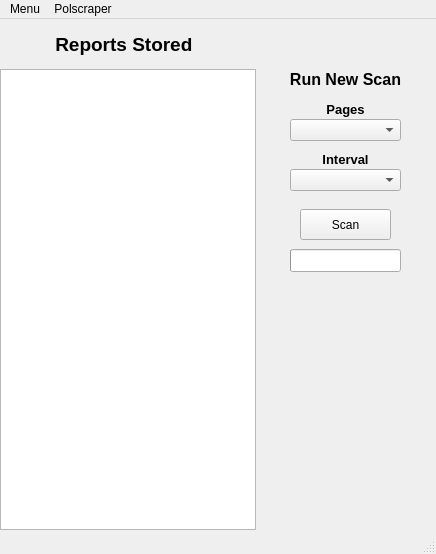
<?xml version="1.0" encoding="UTF-8"?>
<ui version="4.0">
 <class>PolscraperWindow</class>
 <widget class="QMainWindow" name="PolscraperWindow">
  <property name="geometry">
   <rect>
    <x>0</x>
    <y>0</y>
    <width>436</width>
    <height>554</height>
   </rect>
  </property>
  <property name="windowTitle">
   <string>MainWindow</string>
  </property>
  <widget class="QWidget" name="centralwidget">
   <widget class="QLabel" name="scan_results_label">
    <property name="geometry">
     <rect>
      <x>670</x>
      <y>390</y>
      <width>151</width>
      <height>61</height>
     </rect>
    </property>
    <property name="text">
     <string/>
    </property>
   </widget>
   <widget class="QComboBox" name="pagesList">
    <property name="geometry">
     <rect>
      <x>290</x>
      <y>100</y>
      <width>111</width>
      <height>22</height>
     </rect>
    </property>
   </widget>
   <widget class="QProgressBar" name="progressBar">
    <property name="geometry">
     <rect>
      <x>290</x>
      <y>230</y>
      <width>111</width>
      <height>23</height>
     </rect>
    </property>
    <property name="value">
     <number>0</number>
    </property>
    <property name="textVisible">
     <bool>false</bool>
    </property>
   </widget>
   <widget class="QPushButton" name="scanButton">
    <property name="geometry">
     <rect>
      <x>300</x>
      <y>190</y>
      <width>91</width>
      <height>31</height>
     </rect>
    </property>
    <property name="text">
     <string>Scan</string>
    </property>
   </widget>
   <widget class="QTableView" name="reportsList">
    <property name="geometry">
     <rect>
      <x>0</x>
      <y>50</y>
      <width>256</width>
      <height>461</height>
     </rect>
    </property>
   </widget>
   <widget class="QLabel" name="title">
    <property name="geometry">
     <rect>
      <x>50</x>
      <y>10</y>
      <width>161</width>
      <height>31</height>
     </rect>
    </property>
    <property name="font">
     <font>
      <pointsize>14</pointsize>
      <weight>75</weight>
      <bold>true</bold>
     </font>
    </property>
    <property name="text">
     <string> Reports Stored</string>
    </property>
   </widget>
   <widget class="QComboBox" name="intervalList">
    <property name="geometry">
     <rect>
      <x>290</x>
      <y>150</y>
      <width>111</width>
      <height>22</height>
     </rect>
    </property>
   </widget>
   <widget class="QLabel" name="scanResultsBox">
    <property name="geometry">
     <rect>
      <x>290</x>
      <y>260</y>
      <width>111</width>
      <height>101</height>
     </rect>
    </property>
    <property name="text">
     <string/>
    </property>
   </widget>
   <widget class="QLabel" name="label">
    <property name="geometry">
     <rect>
      <x>290</x>
      <y>130</y>
      <width>111</width>
      <height>21</height>
     </rect>
    </property>
    <property name="font">
     <font>
      <pointsize>10</pointsize>
      <weight>75</weight>
      <bold>true</bold>
     </font>
    </property>
    <property name="text">
     <string>Interval</string>
    </property>
    <property name="alignment">
     <set>Qt::AlignCenter</set>
    </property>
   </widget>
   <widget class="QLabel" name="label_2">
    <property name="geometry">
     <rect>
      <x>290</x>
      <y>80</y>
      <width>111</width>
      <height>21</height>
     </rect>
    </property>
    <property name="font">
     <font>
      <pointsize>10</pointsize>
      <weight>75</weight>
      <bold>true</bold>
     </font>
    </property>
    <property name="text">
     <string>Pages</string>
    </property>
    <property name="alignment">
     <set>Qt::AlignCenter</set>
    </property>
   </widget>
   <widget class="QLabel" name="label_3">
    <property name="geometry">
     <rect>
      <x>260</x>
      <y>50</y>
      <width>171</width>
      <height>21</height>
     </rect>
    </property>
    <property name="font">
     <font>
      <pointsize>12</pointsize>
      <weight>75</weight>
      <bold>true</bold>
     </font>
    </property>
    <property name="text">
     <string>Run New Scan</string>
    </property>
    <property name="alignment">
     <set>Qt::AlignCenter</set>
    </property>
   </widget>
  </widget>
  <widget class="QMenuBar" name="menubar">
   <property name="geometry">
    <rect>
     <x>0</x>
     <y>0</y>
     <width>436</width>
     <height>21</height>
    </rect>
   </property>
   <widget class="QMenu" name="menuMenu">
    <property name="title">
     <string>Menu</string>
    </property>
    <addaction name="actionExit"/>
   </widget>
   <widget class="QMenu" name="menuPolscraper">
    <property name="title">
     <string>Polscraper</string>
    </property>
    <addaction name="actionGraph"/>
    <addaction name="actionTable"/>
    <addaction name="actionSentiment"/>
   </widget>
   <addaction name="menuMenu"/>
   <addaction name="menuPolscraper"/>
  </widget>
  <widget class="QStatusBar" name="statusbar"/>
  <action name="actionExit">
   <property name="text">
    <string>Exit</string>
   </property>
  </action>
  <action name="actionNews_Scraper">
   <property name="text">
    <string>News Scraper</string>
   </property>
  </action>
  <action name="actionProperty_Data">
   <property name="text">
    <string>Property Data</string>
   </property>
  </action>
  <action name="actionPolscraper">
   <property name="text">
    <string>Polscraper</string>
   </property>
  </action>
  <action name="actionDarkSky_Weather">
   <property name="text">
    <string>DarkSky Weather</string>
   </property>
  </action>
  <action name="actionLocal_Information">
   <property name="text">
    <string>Local Information</string>
   </property>
  </action>
  <action name="actionLock">
   <property name="text">
    <string>Lock</string>
   </property>
  </action>
  <action name="actionGraph">
   <property name="text">
    <string>Graph</string>
   </property>
  </action>
  <action name="actionTable">
   <property name="text">
    <string>Table</string>
   </property>
  </action>
  <action name="actionSentiment">
   <property name="text">
    <string>Sentiment</string>
   </property>
  </action>
 </widget>
 <resources/>
 <connections/>
</ui>
